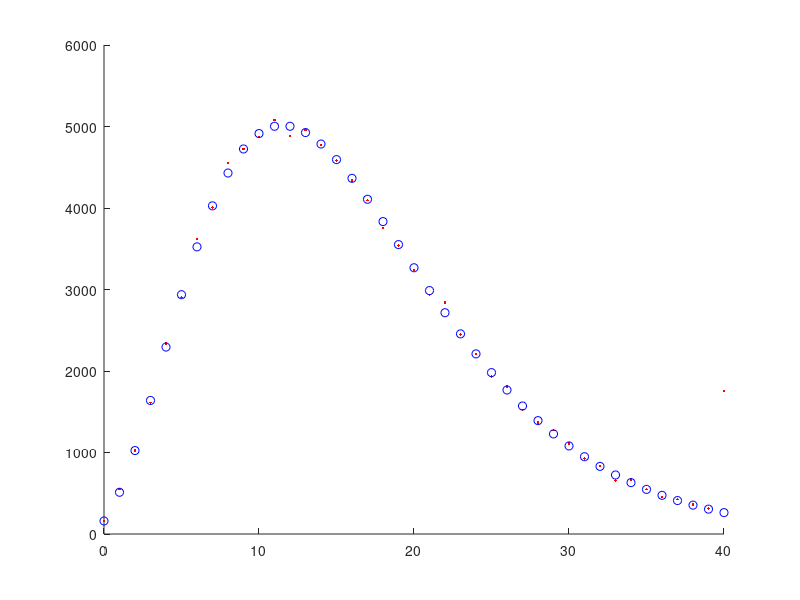

This chart was generated by the following MATLAB code:
%negbin.m
alpha = [1 0 0 0];
p = 0.2;
m = 4;
A = [1 - p, p, 0, 0; 0, 1-p ,p ,0 ; 0 ,0, 1-p, p; 0, 0, 0 ,1-p] ;
A0 = abs((eye(m) - A)*ones(m,1));
P = [A A0; zeros(1,m) 1]
N = 10^5;
x = zeros(N,1);  
for i=1:N;
    X = 0;
    Y = min(find(cumsum(alpha)> rand));
    while Y ~= m+1
        Y = min(find(cumsum(P(Y,:))> rand));
        X = X+1;
    end
    x(i) = X;
end
x = x - m; % shifted samples come from a NegBin(n,p) distribution.  

xx = [0: 2*m/p];
count = hist(x,xx);
ex = nbinpdf(xx,m,p)*N;
hold on
plot(xx,count,'.r')
plot(xx,ex,'ob')
hold off
